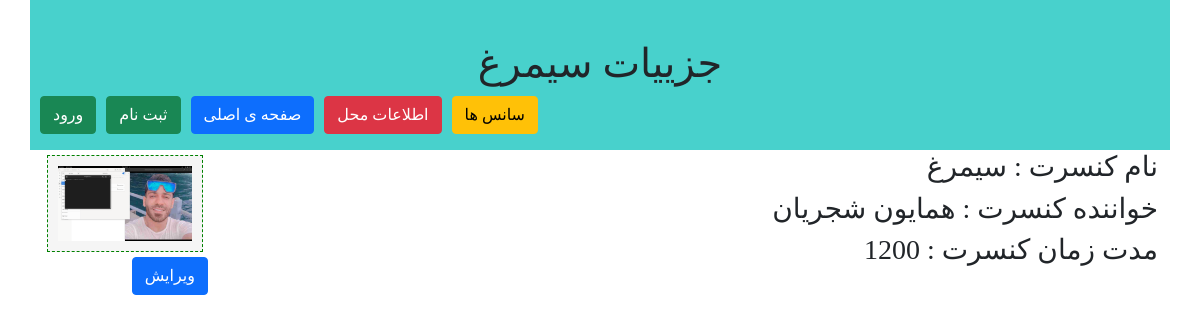
The app's page /ticketSales/concert/1 with its own data.
### ticketSales/models.py (models this page shows, shortened)
class concertModel(models.Model):
    class Meta:
        verbose_name = "کنسرت"
        verbose_name_plural = "کنسرت"
    Name = models.CharField(max_length=100,verbose_name = "نام کنسرت")
    SingerName = models.CharField(max_length=100,verbose_name = "نام خواننده")
    length = models.IntegerField(verbose_name = "مدت زمان")
    Poster = models.ImageField(upload_to = "concertImages/",null=True,verbose_name = "برچسب")

### ticketSales/views.py (the view)
# urls.py: path('concert/<int:concert_id>', views.concertdetailsView),
def concertdetailsView(request,concert_id):
    concert = concertModel.objects.get(pk=concert_id)
    context = {
        "concertdetails":concert
    }
    return render(request, "ticketSales/concertdetails.html", context)

### ticketSales/templates/ticketSales/concertdetails.html
{% extends "ticketSales/layout.html" %}
{% block titlepage %}
    جزییات {{ concertdetails.Name }}
{% endblock %}
{% block mainContent %}
    <div class=" col-md-10">
        <h3> نام کنسرت : {{concertdetails.Name}}</h3>
        <h3> خواننده کنسرت : {{ concertdetails.SingerName }} </h3>
        <h3> مدت زمان کنسرت : {{ concertdetails.length }} </h3>
    </div>
    <div class=" col-md-2">
            <div class="imageBox">
                <img src="{{ concertdetails.Poster.url }}">
            </div>
            <a href="/ticketSales/concertEdit/{{ concertdetails.id }}" class="btn btn-primary">ویرایش</a>
    </div>
{% endblock %}

### ticketSales/static/ticketSales/css/style.css (style rules this page uses)
body { font-family: IranSanse; }
.imageBox { margin: 5px; background-color: whitesmoke; text-align: center; font-size: 15px; border:1px dashed green; padding:10px }
.imageBox img { width: 100%; height: auto; }

### records on screen
concertModel: Name "سیمرغ", SingerName "همایون شجریان", length "1200", Poster (picture)
